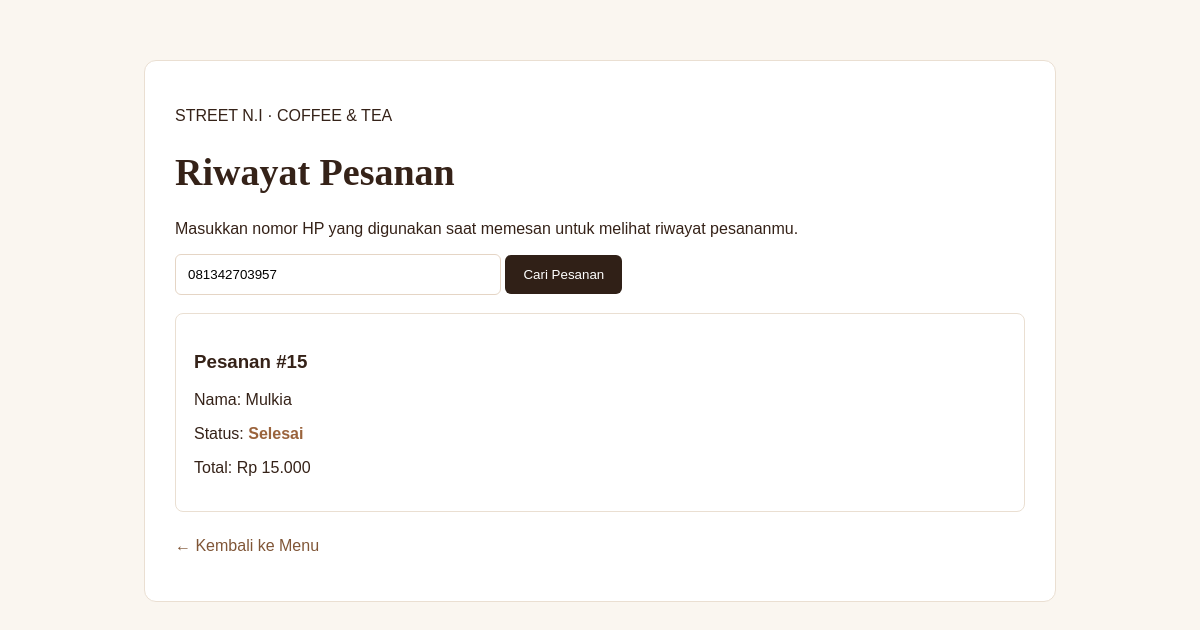
Screenshot of /riwayat_pesanan.php?no_hp=081342703957 with the database file from the repository.
### tables this page shows
CREATE TABLE `pesanan` (
  `id_pesanan` int(11) NOT NULL,
  `nama_pemesan` varchar(100) NOT NULL,
  `no_hp` varchar(20) NOT NULL,
  `catatan` text DEFAULT NULL,
  `tanggal_pesanan` datetime DEFAULT current_timestamp(),
  `total_harga` decimal(10,2) NOT NULL,
  `status_pesanan` varchar(30) DEFAULT 'Menunggu',
  `id_pelanggan` int(10) UNSIGNED DEFAULT NULL
);

### riwayat_pesanan.php (the view, shortened to what this page needs)
<?php
require_once __DIR__ . '/config/koneksi.php';
function h($nilai) {
    return htmlspecialchars((string)$nilai, ENT_QUOTES, 'UTF-8');
}
$nomor_hp = trim($_GET['no_hp'] ?? '');
$pesanan = [];
$error = '';
if ($nomor_hp !== '') {
    $stmt = $koneksi->prepare(
        "SELECT * FROM pesanan WHERE no_hp = ? ORDER BY id_pesanan DESC"
    );
    if ($stmt) {
        $stmt->bind_param("s", $nomor_hp);
        $stmt->execute();
        $hasil = $stmt->get_result();
        while ($baris = $hasil->fetch_assoc()) {
            $pesanan[] = $baris;
        }
    } else {
        $error = 'Riwayat gagal dimuat. Periksa struktur tabel pesanan.';
    }
}
?>
<!DOCTYPE html>
<html lang="id">
<head>
</head>
<body>
<div class="container">
    <p>STREET N.I · COFFEE &amp; TEA</p>
    <h1>Riwayat Pesanan</h1>
    <p>
        Masukkan nomor HP yang digunakan saat memesan
        untuk melihat riwayat pesananmu.
    </p>
    <form method="get" action="riwayat_pesanan.php">
        <input
            type="tel"
            name="no_hp"
            placeholder="Masukkan nomor HP"
            value="<?= h($nomor_hp) ?>"
            required
        >
        <button type="submit">Cari Pesanan</button>
    </form>
    <?php if ($error !== ''): ?>
        <p><?= h($error) ?></p>
    <?php elseif ($nomor_hp !== '' && empty($pesanan)): ?>
        <p>Pesanan tidak ditemukan. Periksa kembali nomor HP kamu.</p>
    <?php else: ?>
        <?php foreach ($pesanan as $item): ?>
            <div class="pesanan">
                <h3>
                    Pesanan #<?= h($item['id_pesanan'] ?? '-') ?>
                </h3>
                <p>
                    Nama:
                    <?= h($item['nama_pemesan'] ?? '-') ?>
                </p>
                <p>
                    Status:
                    <span class="status">
                        <?= h($item['status'] ?? $item['status_pesanan'] ?? 'Menunggu') ?>
                    </span>
                </p>
                <?php if (isset($item['total_harga'])): ?>
                    <p>
                        Total: Rp
                        <?= number_format(
                            (float)$item['total_harga'],
                            0, ',', '.'
                        ) ?>
                    </p>
                <?php endif; ?>
            </div>
        <?php endforeach; ?>
    <?php endif; ?>
    <p style="margin-top:25px">
        <a href="index.php#menu">← Kembali ke Menu</a>
    </p>
</div>
</body>
</html>

### riwayat_pesanan.php (style rules this page uses)
body { font-family: Arial, sans-serif; background: #faf6f0; color: #352218; margin: 0; padding: 30px 15px; }
.container { max-width: 850px; margin: 30px auto; background: white; padding: 30px; border: 1px solid #eadfd2; border-radius: 12px; }
h1 { font-family: Georgia, serif; font-size: 38px; }
input { padding: 12px; border: 1px solid #e5d5c5; border-radius: 6px; width: 60%; max-width: 300px; }
button { padding: 12px 18px; background: #302017; color: white; border: 0; border-radius: 6px; cursor: pointer; }
.pesanan { border: 1px solid #eadfd2; padding: 18px; border-radius: 8px; margin-top: 18px; overflow-wrap: anywhere; }
.status { color: #9a633c; font-weight: bold; }
a { color: #805637; text-decoration: none; }

### rows the page displays
pesanan: id_pesanan "15", nama_pemesan "Mulkia", status_pesanan "Selesai", total_harga "15.000"
